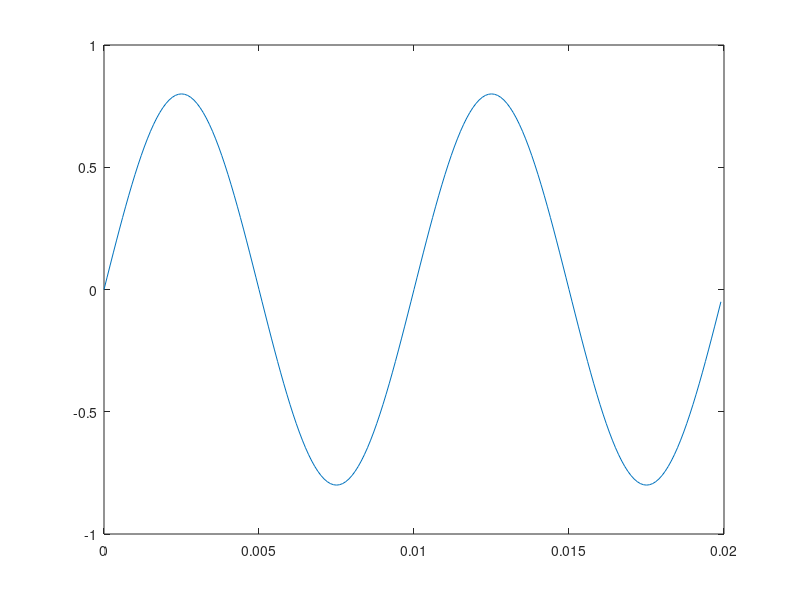

MATLAB code for this plot:
Fs=10000;
A=0.8;
Ts=1/Fs;
dur=1.5;
t=0:Ts:dur;

freq = 100;
theta = 2*pi*freq;
sig = A*sin(theta*t);
plot(t(1:200), sig(1:200))



Theta=2*pi*(100+200*t+500*t.*t);
chirpsig=A*sin(Theta);
audiowrite('mychirp1.wav',chirpsig,Fs);
sound(chirpsig, Fs)
